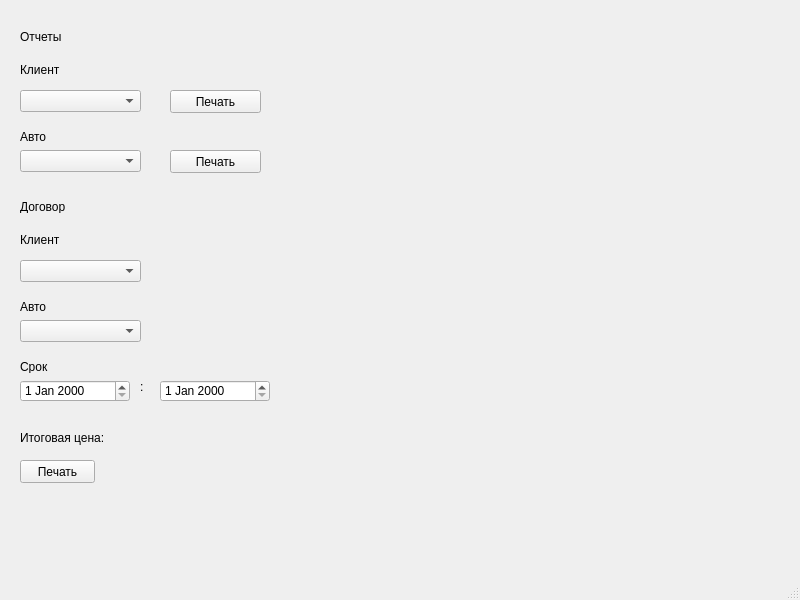
<?xml version="1.0" encoding="UTF-8"?>
<ui version="4.0">
 <class>PrintWindow</class>
 <widget class="QMainWindow" name="PrintWindow">
  <property name="geometry">
   <rect>
    <x>0</x>
    <y>0</y>
    <width>800</width>
    <height>600</height>
   </rect>
  </property>
  <property name="windowTitle">
   <string>MainWindow</string>
  </property>
  <widget class="QWidget" name="centralwidget">
   <widget class="QLabel" name="label">
    <property name="geometry">
     <rect>
      <x>20</x>
      <y>30</y>
      <width>47</width>
      <height>13</height>
     </rect>
    </property>
    <property name="text">
     <string>Отчеты</string>
    </property>
   </widget>
   <widget class="QLabel" name="label_2">
    <property name="geometry">
     <rect>
      <x>20</x>
      <y>60</y>
      <width>61</width>
      <height>20</height>
     </rect>
    </property>
    <property name="text">
     <string>Клиент</string>
    </property>
   </widget>
   <widget class="QLabel" name="label_3">
    <property name="geometry">
     <rect>
      <x>20</x>
      <y>130</y>
      <width>47</width>
      <height>13</height>
     </rect>
    </property>
    <property name="text">
     <string>Авто</string>
    </property>
   </widget>
   <widget class="QComboBox" name="comboBox">
    <property name="geometry">
     <rect>
      <x>20</x>
      <y>150</y>
      <width>121</width>
      <height>22</height>
     </rect>
    </property>
   </widget>
   <widget class="QComboBox" name="comboBox_2">
    <property name="geometry">
     <rect>
      <x>20</x>
      <y>90</y>
      <width>121</width>
      <height>22</height>
     </rect>
    </property>
   </widget>
   <widget class="QPushButton" name="pushButton">
    <property name="geometry">
     <rect>
      <x>170</x>
      <y>90</y>
      <width>91</width>
      <height>23</height>
     </rect>
    </property>
    <property name="text">
     <string>Печать</string>
    </property>
   </widget>
   <widget class="QPushButton" name="pushButton_2">
    <property name="geometry">
     <rect>
      <x>170</x>
      <y>150</y>
      <width>91</width>
      <height>23</height>
     </rect>
    </property>
    <property name="text">
     <string>Печать</string>
    </property>
   </widget>
   <widget class="QLabel" name="label_4">
    <property name="geometry">
     <rect>
      <x>20</x>
      <y>200</y>
      <width>47</width>
      <height>13</height>
     </rect>
    </property>
    <property name="text">
     <string>Договор</string>
    </property>
   </widget>
   <widget class="QComboBox" name="comboBox_3">
    <property name="geometry">
     <rect>
      <x>20</x>
      <y>260</y>
      <width>121</width>
      <height>22</height>
     </rect>
    </property>
   </widget>
   <widget class="QLabel" name="label_5">
    <property name="geometry">
     <rect>
      <x>20</x>
      <y>230</y>
      <width>61</width>
      <height>20</height>
     </rect>
    </property>
    <property name="text">
     <string>Клиент</string>
    </property>
   </widget>
   <widget class="QLabel" name="label_6">
    <property name="geometry">
     <rect>
      <x>20</x>
      <y>300</y>
      <width>47</width>
      <height>13</height>
     </rect>
    </property>
    <property name="text">
     <string>Авто</string>
    </property>
   </widget>
   <widget class="QComboBox" name="comboBox_4">
    <property name="geometry">
     <rect>
      <x>20</x>
      <y>320</y>
      <width>121</width>
      <height>22</height>
     </rect>
    </property>
   </widget>
   <widget class="QDateEdit" name="dateEdit">
    <property name="geometry">
     <rect>
      <x>20</x>
      <y>380</y>
      <width>110</width>
      <height>22</height>
     </rect>
    </property>
   </widget>
   <widget class="QDateEdit" name="dateEdit_2">
    <property name="geometry">
     <rect>
      <x>160</x>
      <y>380</y>
      <width>110</width>
      <height>22</height>
     </rect>
    </property>
   </widget>
   <widget class="QLabel" name="label_7">
    <property name="geometry">
     <rect>
      <x>20</x>
      <y>360</y>
      <width>47</width>
      <height>13</height>
     </rect>
    </property>
    <property name="text">
     <string>Срок</string>
    </property>
   </widget>
   <widget class="QLabel" name="label_8">
    <property name="geometry">
     <rect>
      <x>140</x>
      <y>380</y>
      <width>47</width>
      <height>13</height>
     </rect>
    </property>
    <property name="text">
     <string>:</string>
    </property>
   </widget>
   <widget class="QLabel" name="label_9">
    <property name="geometry">
     <rect>
      <x>20</x>
      <y>430</y>
      <width>251</width>
      <height>16</height>
     </rect>
    </property>
    <property name="text">
     <string>Итоговая цена:</string>
    </property>
   </widget>
   <widget class="QPushButton" name="pushButton_3">
    <property name="geometry">
     <rect>
      <x>20</x>
      <y>460</y>
      <width>75</width>
      <height>23</height>
     </rect>
    </property>
    <property name="text">
     <string>Печать</string>
    </property>
   </widget>
  </widget>
  <widget class="QMenuBar" name="menubar">
   <property name="geometry">
    <rect>
     <x>0</x>
     <y>0</y>
     <width>800</width>
     <height>21</height>
    </rect>
   </property>
  </widget>
  <widget class="QStatusBar" name="statusbar"/>
 </widget>
 <resources/>
 <connections/>
</ui>
